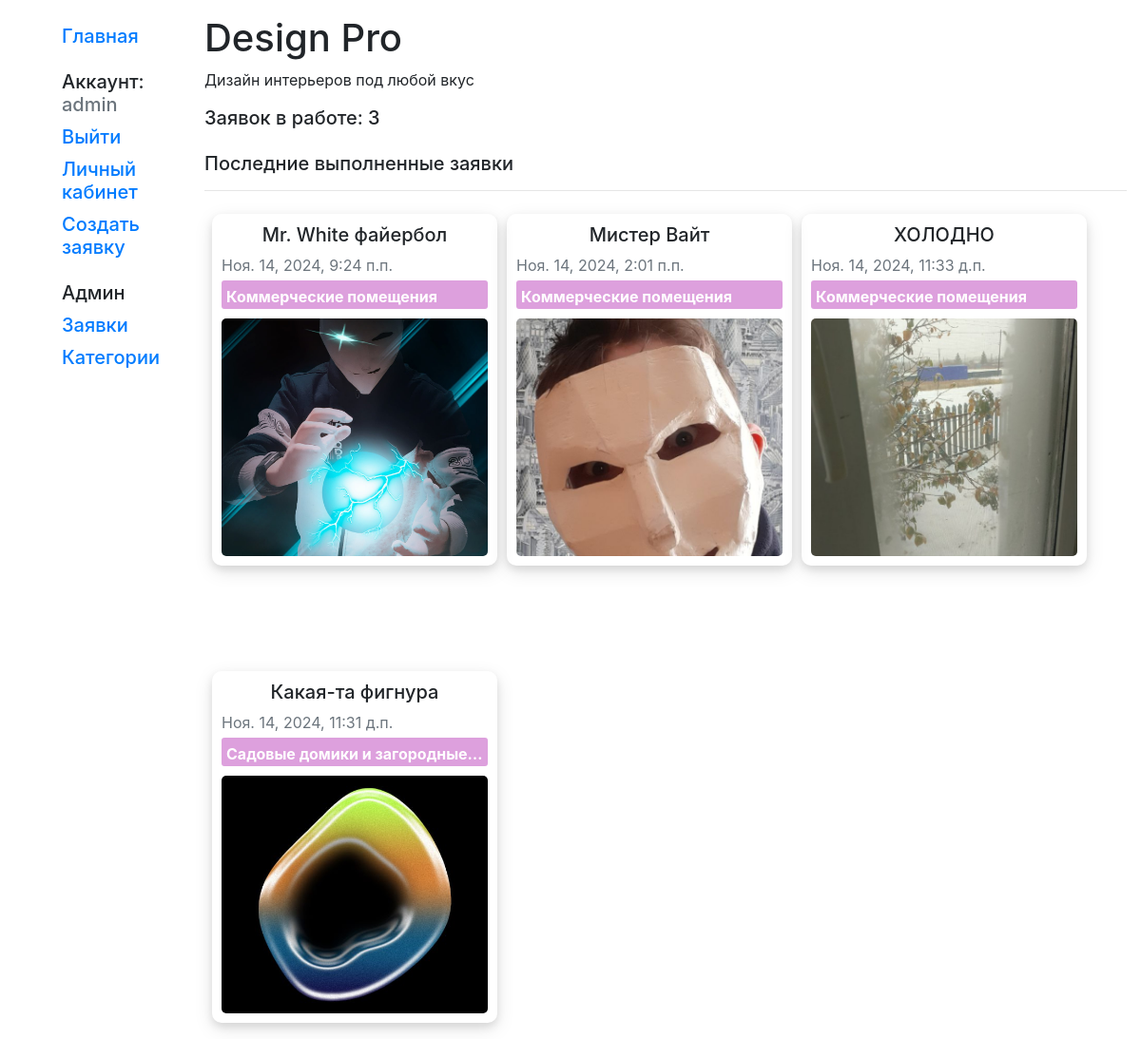
Page /design/ (signed in) on the committed database.
### mysite/models.py (models this page shows, shortened)
class User(AbstractUser):
    username = models.CharField(max_length=200, verbose_name='Имя пользователя', unique=True)
    first_name = models.CharField(max_length=200, verbose_name='Имя')
    last_name = models.CharField(max_length=200, verbose_name='Фамилия')
    patronymic = models.CharField(max_length=200, verbose_name='Отчество')
    email = models.EmailField(max_length=200, verbose_name='Email', unique=True)
    password = models.CharField(max_length=200, verbose_name='Пароль')
    phone = models.CharField(max_length=20, verbose_name='Телефон', default='0000000000')
    USERNAME_FIELD = 'username'

class DesignApplication(models.Model):
    creator = models.ForeignKey(User, on_delete=models.CASCADE, null=True, blank=True, verbose_name='Создатель')
    title = models.CharField(max_length=200, verbose_name='Название')
    description = models.TextField(max_length=2000, verbose_name='Описание')
    photo = models.FileField(verbose_name='Фото помещения')
    time_created = models.DateTimeField(auto_now_add=True, verbose_name='Дата создания')
    category = models.ManyToManyField(Category, null=False, verbose_name='Категория')
    discount = models.IntegerField(verbose_name='Скидка', default=0)
    payment_confirmed = models.BooleanField(verbose_name='Оплата произведена', default=False)
    design_comment = models.TextField(max_length=1000, verbose_name='Комментарий', blank=True)
    design_photo = models.FileField(verbose_name='Изображение дизайна', blank=True)
    APP_STATUS = (
        ('n', 'Новая'),
        ('w', 'Принято в работу'),
        ('d', 'Выполнена'),
    )
    status = models.CharField(max_length=1, verbose_name='Статус заявки', choices=APP_STATUS, null=False, default='n')
    class Meta:
        permissions = [
            ('can_edit_status', 'Can edit application status')
        ]
    def time_created_f(self):
        return self.time_created
    def get_category(self):
        categories = self.category.all()[:1]
        return ', '.join(str(category.title) for category in categories)

class Category(models.Model):
    title = models.CharField(max_length=200, verbose_name='Название', unique=True)
    price = models.IntegerField(verbose_name='Цена', default=0)

### mysite/views.py (the view)
# urls.py: path('', HomepageListView.as_view(), name='index'),
class HomepageListView(generic.ListView):
    model = DesignApplication
    template_name = 'index.html'
    def get_queryset(self):
        return DesignApplication.objects.all().filter(status='d').order_by('-time_created')[:4]
    def get_context_data(self, **kwargs):
        context = super().get_context_data(**kwargs)
        context['apps_in_process'] = DesignApplication.objects.filter(status='w').count()
        return context

### mysite/templates/index.html
{% extends "layout/basic.html" %}
{% block content %}
<h1>Design Pro</h1>
<p>Дизайн интерьеров под любой вкус</p>
<p class="h5">Заявок в работе: {{ apps_in_process }}</p>
    {% if designapplication_list %}
        <p class="h5 mt-4">Последние выполненные заявки</p>
        <hr>
        <div class="app-display p-2">
            {% for app in designapplication_list %}
                <div class="app-display-card app-display-card-index">
                    <div>
                        <p class="mb-2 h5 text-center">{{app.title}}</p>
                        <p class="text-secondary mt-1 mb-1">{{ app.time_created_f }}</p>
                        <p class="text-white mb-1 app-display-category text-truncate">{{ app.get_category }}</p>
                    </div>
                    {% if app.photo %}
                        <img src="{{ app.photo.url }}" alt="{{ app.title }}" class="app-display-img app-display-img-index"/>
                    {% endif %}
                </div>
            {% endfor %}
        </div>
    {% endif %}
{% endblock %}

### mysite/templates/layout/basic.html (shortened to what this page needs)
<!doctype html>
<html lang="ru">
<head>
    {% load bootstrap4 %}
    {% bootstrap_css %}
    {% load static %}
    <link rel="stylesheet" href="{% static 'css/styles.css' %}"/>
</head>
<body>
<div class="container-fluid mt-3">
    <div class="row">
        <div class="col-sm-2">
            {% block sidebar %}
                <ul class="sidebar-nav h5">
                    <li><a href="{% url 'index' %}">Главная</a></li>
                    {% if user.is_authenticated %}
                        <li class="mt-4">Аккаунт: <span class="text-secondary">{{ user.get_username }}</span></li>
                        <li><a href="{% url 'logout' %}">Выйти</a></li>
                        <li><a href="{% url 'account' %}">Личный кабинет</a></li>
                        <li><a href="{% url 'create_app' %}">Создать заявку</a></li>
                        {% if perms.mysite.can_edit_status %}
                            <li class="mt-4">Админ</li>
                            <li><a href="{% url 'all_apps' %}">Заявки</a></li>
                            <li><a href="{% url 'all_categories' %}">Категории</a></li>
                        {% endif %}
                    {% else %}
                        <li class="mt-4"><a href="{% url 'login' %}">Войти</a></li>
                        <li><a href="{% url 'register' %}">Регистрация</a></li>
                    {% endif %}
                </ul>
            {% endblock %}
        </div>
        <div class="col-sm-10">{% block content %}{% endblock %}
        </div>
    </div>
</div>
</body>
</html>

### mysite/static/css/styles.css (style rules this page uses)
.sidebar-nav > li { list-style-type: none; margin: 10px; }
.app-display { display: flex; flex-wrap: wrap; height: 100%; gap: 10px; }
.app-display-card { width: 300px; height: 555px; border-radius: 10px; box-shadow: 0 4px 8px 0 rgba(0, 0, 0, 0.1), 0 6px 20px 0 rgba(0, 0, 0, 0.1); padding: 10px; display: flex; flex-direction: column; justify-content: space-between; }
.app-display-card-index { height: 370px; }
.app-display-img { width: 280px; height: 250px; object-fit: cover; border-radius: 5px 5px 0 0; }
.app-display-img-index { border-radius: 5px; }
.app-display-category { padding: 5px; border-radius: 3px; display: inline-block; background-color: plum; width: 100%; height: 30px; font-weight: bold; }

### rows in the picture
User: get_username "admin"
DesignApplication: title "Mr. White файербол", time_created_f "Ноя. 14, 2024, 9:24 п.п.", get_category "Коммерческие помещения", photo (picture)
DesignApplication: title "Мистер Вайт", time_created_f "Ноя. 14, 2024, 2:01 п.п.", get_category "Коммерческие помещения", photo (picture)
DesignApplication: title "ХОЛОДНО", time_created_f "Ноя. 14, 2024, 11:33 д.п.", get_category "Коммерческие помещения", photo (picture)
DesignApplication: title "Какая-та фигнура", time_created_f "Ноя. 14, 2024, 11:31 д.п.", get_category "Садовые домики и загородные…", photo (picture)

### other values in the picture
{{ apps_in_process }} "3"
